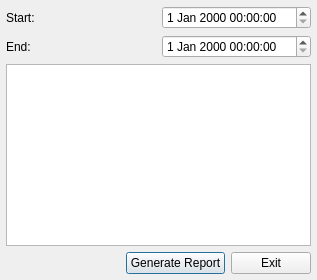
<ui version="4.0" >
 <class>ReportSelectorDialogUI</class>
 <widget class="QDialog" name="ReportSelectorDialogUI" >
  <property name="geometry" >
   <rect>
    <x>0</x>
    <y>0</y>
    <width>317</width>
    <height>280</height>
   </rect>
  </property>
  <property name="windowTitle" >
   <string>Render Farm Reports</string>
  </property>
  <layout class="QVBoxLayout" >
   <property name="margin" >
    <number>6</number>
   </property>
   <property name="spacing" >
    <number>6</number>
   </property>
   <item>
    <layout class="QGridLayout" >
     <property name="margin" >
      <number>0</number>
     </property>
     <property name="spacing" >
      <number>6</number>
     </property>
     <item row="0" column="1" >
      <widget class="QDateTimeEdit" name="mStart" />
     </item>
     <item row="0" column="0" >
      <widget class="QLabel" name="label" >
       <property name="text" >
        <string>Start:</string>
       </property>
      </widget>
     </item>
     <item row="1" column="0" >
      <widget class="QLabel" name="label_2" >
       <property name="text" >
        <string>End:</string>
       </property>
      </widget>
     </item>
     <item row="1" column="1" >
      <widget class="QDateTimeEdit" name="mEnd" />
     </item>
    </layout>
   </item>
   <item>
    <widget class="QListWidget" name="mReportList" />
   </item>
   <item>
    <layout class="QHBoxLayout" >
     <property name="margin" >
      <number>0</number>
     </property>
     <property name="spacing" >
      <number>6</number>
     </property>
     <item>
      <spacer>
       <property name="orientation" >
        <enum>Qt::Horizontal</enum>
       </property>
       <property name="sizeHint" >
        <size>
         <width>40</width>
         <height>20</height>
        </size>
       </property>
      </spacer>
     </item>
     <item>
      <widget class="QPushButton" name="mGenerateButton" >
       <property name="text" >
        <string>Generate Report</string>
       </property>
      </widget>
     </item>
     <item>
      <widget class="QPushButton" name="mExitButton" >
       <property name="text" >
        <string>Exit</string>
       </property>
      </widget>
     </item>
    </layout>
   </item>
  </layout>
 </widget>
 <resources/>
 <connections/>
</ui>
